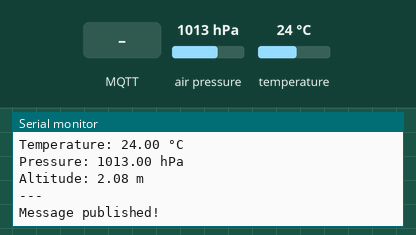
Simulated run of this sketch. Board: ESP32. Parts: the last lines printed to the serial monitor. Inputs (shaded band) come from the test bench; at power-on: air pressure 1013 hPa, temperature 24 °C. WiFi joins after 1.5 s; servers stay silent unless stated; no MQTT or app messages arrive unless stated.

Above: at 2.7 s.
2.8 s: MQTT message "1" arrives on the first subscribed topic
At 7.8 s:
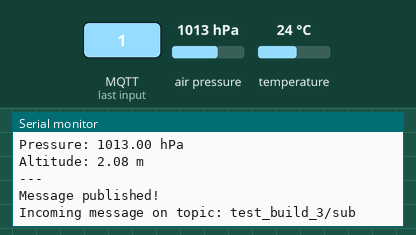
8.1 s: MQTT message "on" arrives on the first subscribed topic
At 12.0 s:
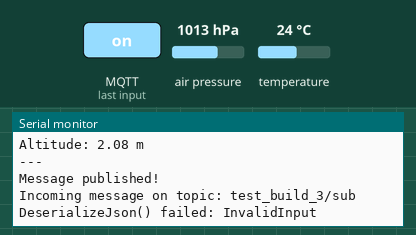
13.1 s: air pressure set to 952 hPa
16.1 s: temperature set to 12 °C
At 17.0 s:
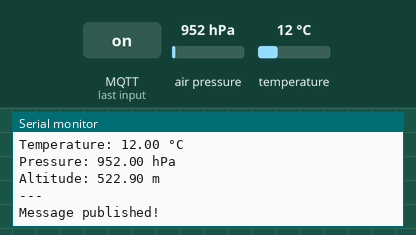
19.1 s: air pressure set to 975 hPa
At 22.8 s:
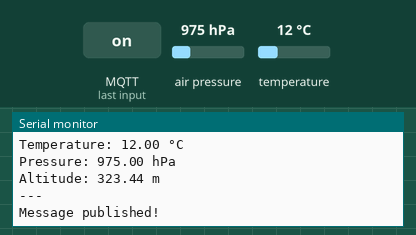
Timing chart, 0 to 23.1 s (numbered marks = the images above; inputs shaded):
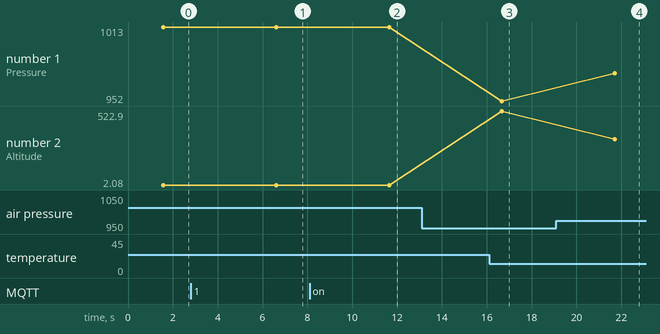

The sketch:

AWS_IOT_CONNECT_CHECK.ino
```cpp
#include <WiFi.h>
#include "secrets.h"  // Ensure this file contains AWS_CERT_CA, AWS_CERT_CRT, AWS_CERT_PRIVATE, AWS_IOT_ENDPOINT, THINGNAME
#include <WiFiClientSecure.h>
#include <PubSubClient.h>
#include <ArduinoJson.h>
#include <Adafruit_BMP085_U.h> // Include BMP180 library

// Create an instance of the BMP180 sensor
Adafruit_BMP085_Unified bmp = Adafruit_BMP085_Unified(10085);

// Define MQTT topics
#define AWS_IOT_PUBLISH_TOPIC   "test_build_3/pub"
#define AWS_IOT_SUBSCRIBE_TOPIC "test_build_3/sub"

float temperature;
float pressure;
float altitude;

WiFiClientSecure net;
PubSubClient client(net);

void connectAWS()
{
  WiFi.mode(WIFI_STA);
  WiFi.begin(WIFI_SSID, WIFI_PASSWORD);

  Serial.println("Connecting to Wi-Fi");

  while (WiFi.status() != WL_CONNECTED)
  {
    delay(500);
    Serial.print(".");
  }
  Serial.println(" Connected!");

  // Configure WiFiClientSecure to use the AWS IoT device credentials
  net.setCACert(AWS_CERT_CA);
  net.setCertificate(AWS_CERT_CRT);
  net.setPrivateKey(AWS_CERT_PRIVATE);

  // Connect to the MQTT broker on the AWS endpoint we defined earlier
  client.setServer(AWS_IOT_ENDPOINT, 8883);

  // Create a message handler
  client.setCallback(messageHandler);

  Serial.println("Connecting to AWS IoT");

  while (!client.connect(THINGNAME))
  {
    Serial.print(".");
    delay(1000); // Delay between connection attempts
  }

  if (!client.connected())
  {
    Serial.println("AWS IoT Connection failed!");
    return;
  }

  // Subscribe to a topic
  client.subscribe(AWS_IOT_SUBSCRIBE_TOPIC);

  Serial.println("AWS IoT Connected!");
}

void publishMessage()
{
  StaticJsonDocument<256> doc;  // Adjust size if needed
  doc["temperature"] = String(temperature, 2);
  doc["pressure"] = String(pressure, 2);
  doc["altitude"] = String(altitude, 2);
  char jsonBuffer[512];
  serializeJson(doc, jsonBuffer);

  if (!client.publish(AWS_IOT_PUBLISH_TOPIC, jsonBuffer))
  {
    Serial.println("Publish failed!");
  }
  else
  {
    Serial.println("Message published!");
  }
}

void messageHandler(char* topic, byte* payload, unsigned int length)
{
  Serial.print("Incoming message on topic: ");
  Serial.println(topic);

  StaticJsonDocument<200> doc;
  DeserializationError error = deserializeJson(doc, payload, length);

  if (error)
  {
    Serial.print("DeserializeJson() failed: ");
    Serial.println(error.c_str());
    return;
  }

  const char* message = doc["message"];
  Serial.println(message);
}

void setup() {
  Serial.begin(115200);

  // Initialize BMP180 sensor
  if (!bmp.begin()) {
    Serial.println("Couldn't find BMP180 sensor");
    while (1);
  }

  connectAWS();
}

void loop() {
  // Read BMP180 data
  sensors_event_t event;
  bmp.getEvent(&event);
  if (event.pressure) {
    pressure = event.pressure;
    bmp.getTemperature(&temperature);
    altitude = bmp.pressureToAltitude(1013.25, pressure);  // Assuming sea level pressure of 1013.25 hPa
  }

  Serial.println("Temperature: " + String(temperature, 2) + " °C");
  Serial.println("Pressure: " + String(pressure, 2) + " hPa");
  Serial.println("Altitude: " + String(altitude, 2) + " m");
  Serial.println("---");

  publishMessage();
  client.loop();
  delay(5000); // Adjust delay as needed
}
```

secrets.h
```cpp
#include <pgmspace.h>
#define SECRET
#define THINGNAME "test_build_3"
const char WIFI_SSID[] = "Surya";
const char WIFI_PASSWORD[] = "11111111";
const char AWS_IOT_ENDPOINT[] = "agv0ibwkjrswz-ats.iot.ap-south-1.amazonaws.com";

// Amazon Root CA 1
static const char AWS_CERT_CA[] PROGMEM = R"EOF(
-----BEGIN CERTIFICATE-----
MIIDQTCCAimgAwIBAgITBmyfz5m/jAo54vB4ikPmljZbyjANBgkqhkiG9w0BAQsF
ADA5MQswCQYDVQQGEwJVUzEPMA0GA1UEChMGQW1hem9uMRkwFwYDVQQDExBBbWF6
b24gUm9vdCBDQSAxMB4XDTE1MDUyNjAwMDAwMFoXDTM4MDExNzAwMDAwMFowOTEL
MAkGA1UEBhMCVVMxDzANBgNVBAoTBkFtYXpvbjEZMBcGA1UEAxMQQW1hem9uIFJv
b3QgQ0EgMTCCASIwDQYJKoZIhvcNAQEBBQADggEPADCCAQoCggEBALJ4gHHKeNXj
ca9HgFB0fW7Y14h29Jlo91ghYPl0hAEvrAIthtOgQ3pOsqTQNroBvo3bSMgHFzZM
9O6II8c+6zf1tRn4SWiw3te5djgdYZ6k/oI2peVKVuRF4fn9tBb6dNqcmzU5L/qw
IFAGbHrQgLKm+a/sRxmPUDgH3KKHOVj4utWp+UhnMJbulHheb4mjUcAwhmahRWa6
VOujw5H5SNz/0egwLX0tdHA114gk957EWW67c4cX8jJGKLhD+rcdqsq08p8kDi1L
93FcXmn/6pUCyziKrlA4b9v7LWIbxcceVOF34GfID5yHI9Y/QCB/IIDEgEw+OyQm
jgSubJrIqg0CAwEAAaNCMEAwDwYDVR0TAQH/BAUwAwEB/zAOBgNVHQ8BAf8EBAMC
AYYwHQYDVR0OBBYEFIQYzIU07LwMlJQuCFmcx7IQTgoIMA0GCSqGSIb3DQEBCwUA
A4IBAQCY8jdaQZChGsV2USggNiMOruYou6r4lK5IpDB/G/wkjUu0yKGX9rbxenDI
U5PMCCjjmCXPI6T53iHTfIUJrU6adTrCC2qJeHZERxhlbI1Bjjt/msv0tadQ1wUs
N+gDS63pYaACbvXy8MWy7Vu33PqUXHeeE6V/Uq2V8viTO96LXFvKWlJbYK8U90vv
o/ufQJVtMVT8QtPHRh8jrdkPSHCa2XV4cdFyQzR1bldZwgJcJmApzyMZFo6IQ6XU
5MsI+yMRQ+hDKXJioaldXgjUkK642M4UwtBV8ob2xJNDd2ZhwLnoQdeXeGADbkpy
rqXRfboQnoZsG4q5WTP468SQvvG5
-----END CERTIFICATE-----
)EOF";

// Device Certificate                                               //change this
static const char AWS_CERT_CRT[] PROGMEM = R"KEY(
-----BEGIN CERTIFICATE-----
MIIDWTCCAkGgAwIBAgIUCVhJHuaWeaki7Paj2EBmcyN5A64wDQYJKoZIhvcNAQEL
BQAwTTFLMEkGA1UECwxCQW1hem9uIFdlYiBTZXJ2aWNlcyBPPUFtYXpvbi5jb20g
SW5jLiBMPVNlYXR0bGUgU1Q9V2FzaGluZ3RvbiBDPVVTMB4XDTI0MDgyNDIxMzY1
NVoXDTQ5MTIzMTIzNTk1OVowHjEcMBoGA1UEAwwTQVdTIElvVCBDZXJ0aWZpY2F0
ZTCCASIwDQYJKoZIhvcNAQEBBQADggEPADCCAQoCggEBAO7adhb8/H8iPRt9Wkfw
pnDWlyfKan+oAMdur+u7EQc9li7Tq/0Vlcg0SSP09xAFlyaTq4DhR3bAqu55i67y
Uds/rOSnhwZKzJ48z6lYfKQdwpsdJ3l6O+4mTdty4Bo2GNF/UoiFRYS6WDpszgPt
3vSLZJ4imRBGAL/MHRUZAPZpVMPLAbIBgpTS4G4IYHavqmK5XXfh8xUg9WCNfP6E
6yivJwdGWltD6uWHf9ThH9MRo6YT6JzJH6Z4dY4a/cj6C1hBVbIG+KcUXLRMQ70a
o1XfRywG7YODe0OHEQYdEpKiL5c40JDFg5jay8HuAxzmRHLXBi9QFMGjSlY+nOr4
Y7cCAwEAAaNgMF4wHwYDVR0jBBgwFoAU5l3+cZFe+662dFGiXnNPrVpoLZQwHQYD
VR0OBBYEFJjBD3WyU7724bZdVx6slifEKBKfMAwGA1UdEwEB/wQCMAAwDgYDVR0P
AQH/BAQDAgeAMA0GCSqGSIb3DQEBCwUAA4IBAQBzZKMwGgY29OsQ121nrbIDCk3N
Yw3gN3ZbA3uGkEIMmhfuk8X0MA2CpT1orCNdoljs2i/0scm+Pf+h3Tpv+tGTyVMy
bA7NHPb/Z4/BsUef0AfoRTFjFLgvWVs19FE/Tu+BHDteqUKiVprjEYE/dlDdpeBj
wRFFYzwHf1ZZr+aCKFus819ldHeEfXpk/wLSZhMrEFaATII2/Z1BjdJmaHg9D8dj
R6faPmC1i4q6S51dvlXDB+v1rtHqV0ZeGlR5PWYsCK217gLFDPrDLs7tNTcPCRBv
QILczVydwq0iyLX5s1k7d7CL65tYPQ7etbz9NKKooB4dRzOS+xfBHEJyrQAR
-----END CERTIFICATE-----
)KEY";

// Device Private Key                                               //change this
static const char AWS_CERT_PRIVATE[] PROGMEM = R"KEY(
-----BEGIN RSA PRIVATE KEY-----
MIIEowIBAAKCAQEA7tp2Fvz8fyI9G31aR/CmcNaXJ8pqf6gAx26v67sRBz2WLtOr
/RWVyDRJI/T3EAWXJpOrgOFHdsCq7nmLrvJR2z+s5KeHBkrMnjzPqVh8pB3Cmx0n
eXo77iZN23LgGjYY0X9SiIVFhLpYOmzOA+3e9ItkniKZEEYAv8wdFRkA9mlUw8sB
sgGClNLgbghgdq+qYrldd+HzFSD1YI18/oTrKK8nB0ZaW0Pq5Yd/1OEf0xGjphPo
nMkfpnh1jhr9yPoLWEFVsgb4pxRctExDvRqjVd9HLAbtg4N7Q4cRBh0SkqIvlzjQ
kMWDmNrLwe4DHOZEctcGL1AUwaNKVj6c6vhjtwIDAQABAoIBAFBzMLdJetpvc9mg
fRoiCk2TWdJDMV/R/IEv3P0vQusHaWBYV2OlM4/9XG1KAzVYTLLnpiqAtotfFbPB
KLVCVSPd7KQPcUFDTGw321IUxdaZV4TbawJVk34BVNQHe0gY1H8rvWbSTLoJ8dGr
+DAGnMQNd1R0Hs4GZhYz78+9Xj+gUB6bT+DyBTBBPRBWGtS1az1O7P6xk2ZJrgju
agrbm0fkMdCtDKZdCpzSsygOpKQLrPkwgbUv8XRF1IeSpJ4HJLMwHY3B7ZU0Vhz9
c6QzBOOVvX6tWagYWdrxoGwnyM0dwSWxUVDXeIv9sxpEVrD0Nam5pOc/jKYnhvrw
1yo0dyECgYEA+sNzVk0gr24C6HM/dv6ysjiIMF7rXJcwOf1zJV5K6d+bfHj9x/XI
tL/m8mZtJTyzih6EhVwjJmI7FwcRgnBWJj0cmkl7Pioaqmh8qpiOnT/mLLc32cNw
VRf1AsZvhCoanP3Et5Jcl2nPFbiC0w76dJGW7wMGaCDN6eZFBGMAxlkCgYEA89dX
PxJgNWa1dwuQcUmYiXKyY+8o5WblPzIQZ1ZPIkA+55IrkCdA44F8djRsFaXJ08vU
AqxeXTu2XeKMvQyQePfsqW8XvUgXphSQ8SXExMM1ALSPtJDNzCjizcUdXevCQJDv
hzaUDHQvslN2cwCksJ06cmkfTH1X8yN1LQ7TWI8CgYEA3Bp6PiHsso7pVobyCcx9
pRkh0PM/u0GpPv1L+FzPfICcxaCdgMonpR9b4yAsZSbmoDExOK0q3SITo568q7VW
qLGzTWl6F5J1XWXhJwxJAZV4v38CMs3s54Pjts/eSi96tJm59TcutmhVMEeH7SGU
jITN6nTJRtSkaM2JftQ3deECgYBq6c1AQ09ZurnwA2sGsQ0nntmmxZL52n7DkbDt
jkNOMjsij813/C4QUpL+xQdrCnEO4z0HGwqY+HiCe7XXoi2qTJJAzAvtmzF7SWMv
yK6Y0zpnH8QumJsTXA3tyPKSXq+iXaoYcA7D0yGin8O8stiC871PstXdVMv+OFrF
Mc3q8wKBgCFzrafrN2GGnlRE65ZWZEPDeNp1AqtsuRdQOkGiPGF8STra+lD90XLA
RHZiqU9GdspdgXDbvCtTHQmPscnTLmSV9ttG5F38cb247EX/cVwa9hxjCLgDghi2
owvx76lYie6LhBZHgFyMPND2OrdGHCdvI4Ucw2eR20yR3N+voU6Y
-----END RSA PRIVATE KEY-----
)KEY";
```

Measured:
- after the input at 2.8 s, the serial monitor: prints a new line after 3.8 s (image 1)
- after the input at 8.1 s, the serial monitor: prints a new line after 3.5 s (image 2)
- after the input at 16.1 s, the serial monitor: prints a new line after 0.58 s (image 3)
- after the input at 19.1 s, the serial monitor: prints a new line after 2.6 s (image 4)
- plotted number 1: 952 → 975 after the input at 19.1 s
- plotted number 2: 522.9 → 323.44 after the input at 19.1 s
